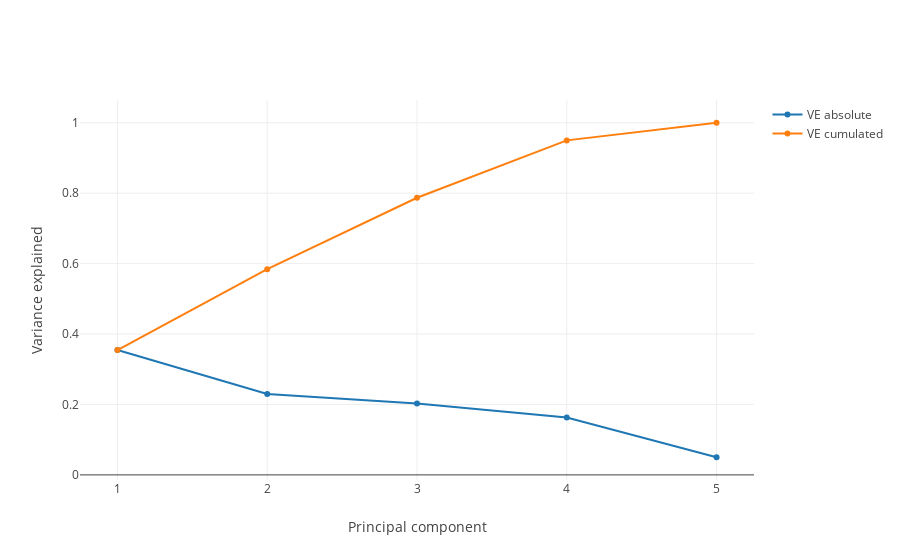

Notebook source saved alongside this figure:
### Code cell
# Plot variance explained

# I've decided to implement the graphs in plotly because the
# interactiveness can become really helpful with more complex plots later on

layout = go.Layout(xaxis=dict(title='Principal component', dtick=1), 
                   yaxis=dict(title='Variance explained'),
                   )

trace1 = go.Scatter(
    name = 'VE absolute',
    x = np.arange(1,len(rho)+1),
    y = rho )
trace2 = go.Scatter(
    name = 'VE cumulated',
    x = np.arange(1,len(rho)+1),
    y = np.cumsum(rho) )


data = [trace1, trace2]

fig = go.Figure(data=[trace1, trace2], layout=layout)
py.offline.iplot(fig)

### Figure 1 — Plotly figure (JSON) as saved in the notebook; plotly's stock layout.template omitted (floating-point values rounded to 4 significant figures)
{"data": [{"name": "VE absolute", "type": "scatter", "uid": "90d5d8be-c418-11e8-a0b9-c485083c724b", "x": [1, 2, 3, 4, 5], "y": [0.3545, 0.2296, 0.2029, 0.163, 0.05006]}, {"name": "VE cumulated", "type": "scatter", "uid": "90d5d8bf-c418-11e8-af98-c485083c724b", "x": [1, 2, 3, 4, 5], "y": [0.3545, 0.5841, 0.7869, 0.9499, 1]}], "layout": {"xaxis": {"dtick": 1, "title": "Principal component"}, "yaxis": {"title": "Variance explained"}}}
